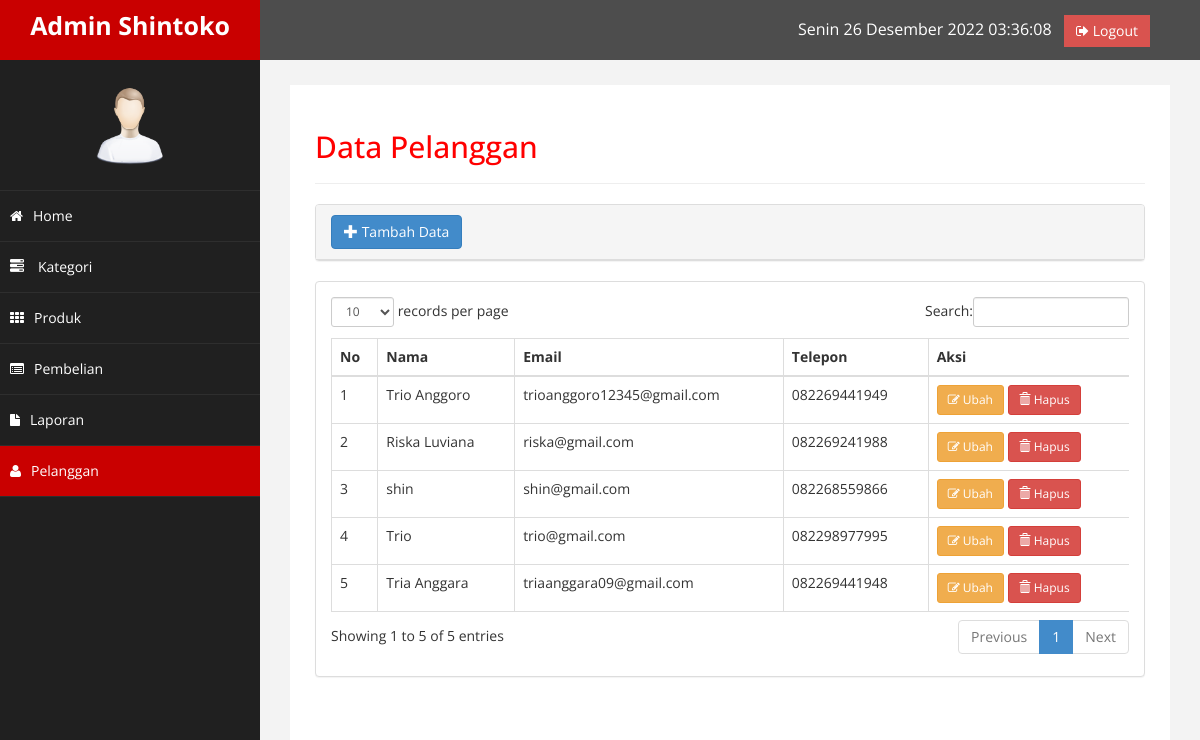
Page /admin/index.php?halaman=pelanggan (signed in) on the committed database.
### tables this page shows
CREATE TABLE `pelanggan` (
  `id_pelanggan` int(11) NOT NULL AUTO_INCREMENT,
  `email_pelanggan` varchar(100) NOT NULL,
  `password_pelanggan` varchar(50) NOT NULL,
  `nama_pelanggan` varchar(100) NOT NULL,
  `telepon_pelanggan` varchar(25) NOT NULL,
  `alamat_pelanggan` text NOT NULL,
  PRIMARY KEY (`id_pelanggan`)
);

### admin/pelanggan.php (the view)
<h2>Data Pelanggan</h2>
<hr>
<div class="row">
	<div class="col-md-12">
		<div class="panel panel-default">
			<div class="panel-heading">
				<a href="index.php?halaman=tambahpelanggan" class="btn btn-primary"><i class="glyphicon glyphicon-plus"></i> Tambah Data</a>
			</div>
		</div>
		<div class="panel panel-default">
			<div class="panel-body">
				<div class="table-responsive">
					<table class="table table-bordered" id="dataTables-example">
						<thead>
							<tr>
								<th>No</th>
								<th>Nama</th>
								<th>Email</th>
								<th>Telepon</th>
								<th>Aksi</th>
							</tr>
						</thead>
						<tbody>
							<?php $nomor=1; ?>
							<?php $ambil=$koneksi->query("SELECT * FROM pelanggan"); ?>
							<?php while($pecah=$ambil->fetch_assoc()) { ?>
								<tr>
									<td><?php echo $nomor; ?></td>
									<td><?php echo $pecah['nama_pelanggan']; ?></td>
									<td><?php echo $pecah['email_pelanggan']; ?></td>
									<td><?php echo $pecah['telepon_pelanggan']; ?></td>
									<td>
										<a href="index.php?halaman=ubahpelanggan&id=<?php echo $pecah['id_pelanggan'];?>"
											class="btn btn-warning btn-sm"><i class="fa fa-edit "></i> Ubah</a>
										<a href="index.php?halaman=hapuspelanggan&id=<?php echo $pecah['id_pelanggan'];?>"
										class="btn btn-danger btn-sm"><i class="glyphicon glyphicon-trash"></i> Hapus</a>
									</td>
								</tr>
								<?php $nomor++; ?>
							<?php } ?>
						</tbody>
					</table>
				</div>
			</div>
		</div>
	</div>
</div>

### admin/assets/css/custom.css (style rules this page uses)
body { font-family: 'Open Sans', sans-serif; }
h2 { color: #f00; }

### admin/index.php (style rules this page uses)
.table-responsive { min-height: .01% !important; overflow-x: auto !important; }

### rows in the picture
pelanggan: nama_pelanggan "Trio Anggoro", email_pelanggan "trioanggoro12345@gmail.com", telepon_pelanggan "082269441949"
pelanggan: nama_pelanggan "Riska Luviana", email_pelanggan "riska@gmail.com", telepon_pelanggan "082269241988"
pelanggan: nama_pelanggan "shin", email_pelanggan "shin@gmail.com", telepon_pelanggan "082268559866"
pelanggan: nama_pelanggan "Trio", email_pelanggan "trio@gmail.com", telepon_pelanggan "082298977995"
pelanggan: nama_pelanggan "Tria Anggara", email_pelanggan "triaanggara09@gmail.com", telepon_pelanggan "082269441948"
